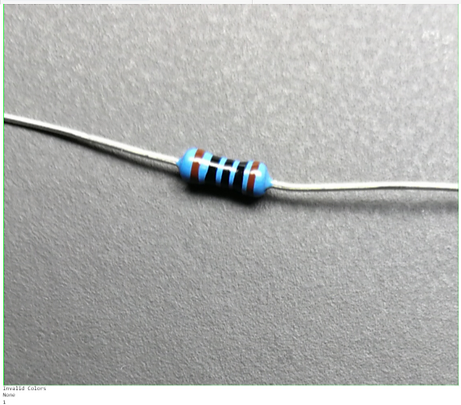
#> input picture data/res.png, 461 x 405 px, given in place of the camera
$ python opencv.py
#> lines starting #> are read from the running program, lines starting #| are printed output that depends on the picture; after the words box and inside, x2 and y2 are one past the last pixel; in counts of white or black regions, pixels touching at a corner belong together
import cv2
import numpy as np
cap = cv2.VideoCapture(0)
while True:
    _, frame = cap.read()
#> frame is the input picture: shape (405, 461, 3); mean B, G, R 176.4, 178.3, 177.1
    hsv_frame = cv2.cvtColor(frame, cv2.COLOR_BGR2HSV)
#> hsv_frame: shape (405, 461, 3); mean H, S, V 40.4, 6.2, 179.1
#-----------Colors---------#
 # Red color
    low_red = np.array([161, 155, 84])
    high_red = np.array([179, 255, 255])
    red_mask = cv2.inRange(hsv_frame, low_red, high_red)
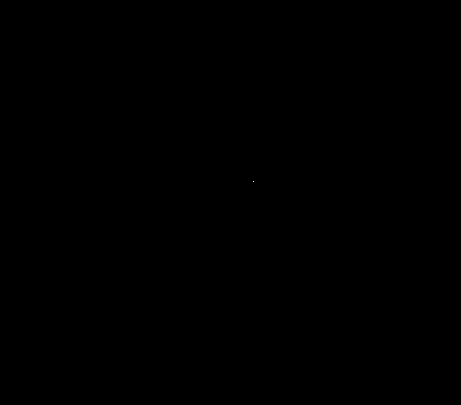
#> red_mask: shape (405, 461); 0% white in thin lines or dots, all inside (x1, y1, x2, y2) = (253, 181, 254, 182)
    red = cv2.bitwise_and(frame, frame, mask=red_mask)
# Blue color
    low_blue = np.array([94, 80, 2])
    high_blue = np.array([126, 255, 255])
    blue_mask = cv2.inRange(hsv_frame, low_blue, high_blue)
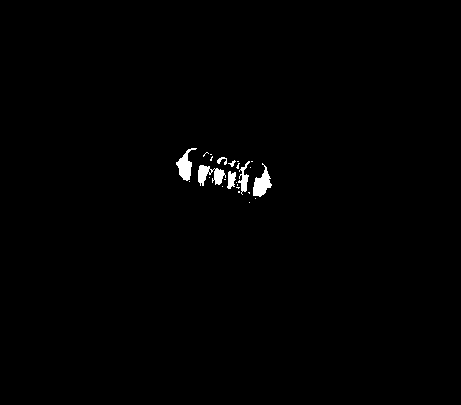
#> blue_mask: shape (405, 461); 0.72% white; 25 white regions (18 under 20 px), largest, box (x1, y1, x2, y2) and area: (253, 163, 272, 197) 325, (198, 165, 226, 186) 321, (176, 148, 197, 181) 304
    blue = cv2.bitwise_and(frame, frame, mask=blue_mask)
    # Green color
    low_green = np.array([25, 52, 72])
    high_green = np.array([102, 255, 255])
    green_mask = cv2.inRange(hsv_frame, low_green, high_green)
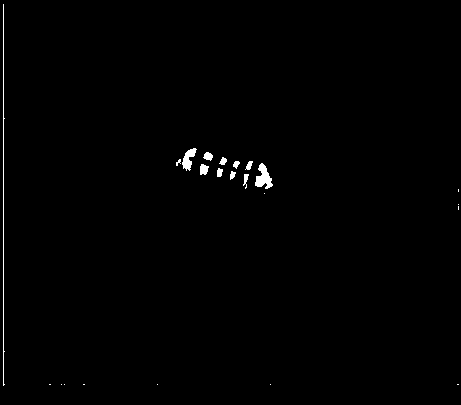
#> green_mask: shape (405, 461); 0.66% white; 23 white regions (12 under 20 px), largest, box (x1, y1, x2, y2) and area: (3, 4, 5, 386) 385, (255, 163, 273, 189) 258, (182, 148, 197, 171) 176
    green = cv2.bitwise_and(frame, frame, mask=green_mask)
    # Every color except white
    low = np.array([0, 42, 0])
    high = np.array([179, 255, 255])
    mask = cv2.inRange(hsv_frame, low, high)
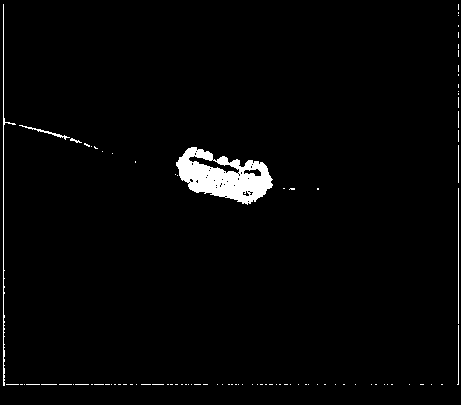
#> mask: shape (405, 461); 2.3% white; 94 white regions (87 under 20 px), largest, box (x1, y1, x2, y2) and area: (176, 147, 273, 205) 3065, (3, 4, 16, 386) 449, (458, 188, 459, 324) 136
    result = cv2.bitwise_and(frame, frame, mask=mask)
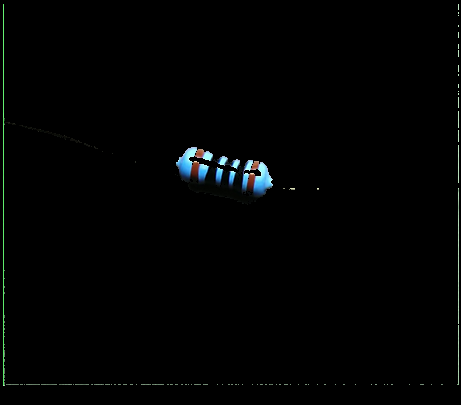
#> result: shape (405, 461, 3); mean B, G, R 2.6, 2.6, 1.8

    # [4 lines of commented-out code are left out]
    cv2.imshow("Result", result)
    key = cv2.waitKey(1)
#> (key Esc is pressed here)
    if key == 27:
        break
